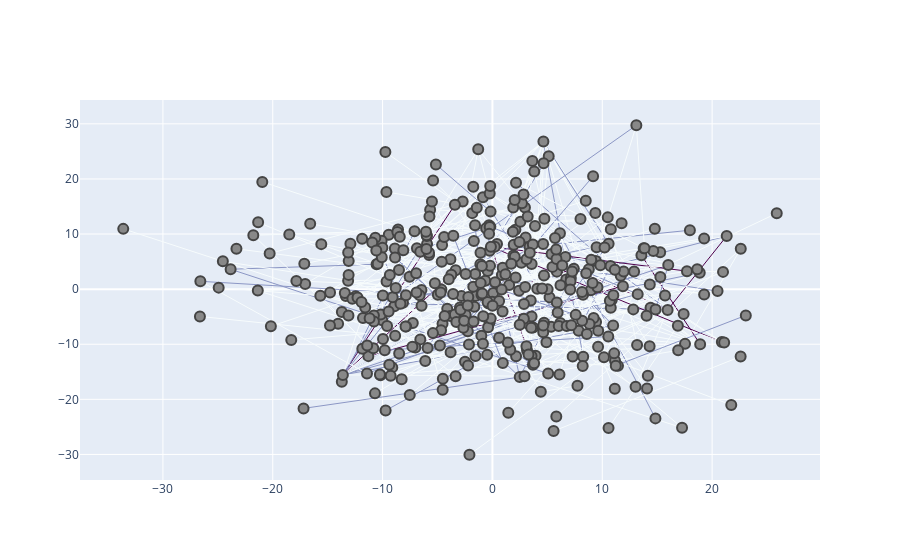

This figure's notebook cell:
### Code cell
configure_plotly_browser_state()
minEdgeWeight = min(edgeDf["Weight"].values)
maxEdgeWeight = max(edgeDf["Weight"].values)
plotNetwork(wordpressGraph,minEdgeWeight,maxEdgeWeight)
